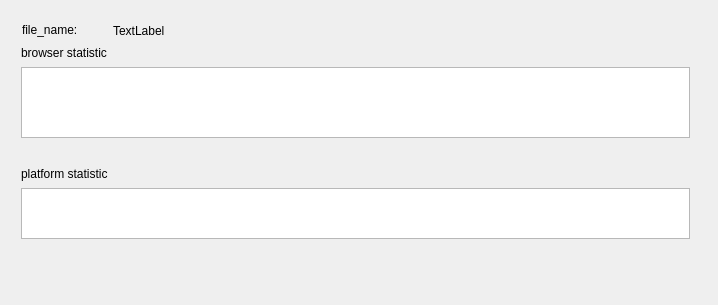
<?xml version="1.0" encoding="UTF-8"?>
<ui version="4.0">
 <class>MainWindow</class>
 <widget class="QMainWindow" name="MainWindow">
  <property name="geometry">
   <rect>
    <x>0</x>
    <y>0</y>
    <width>718</width>
    <height>305</height>
   </rect>
  </property>
  <property name="windowTitle">
   <string>MainWindow</string>
  </property>
  <widget class="QWidget" name="centralWidget">
   <widget class="QTableWidget" name="bro_stat_table_widget">
    <property name="geometry">
     <rect>
      <x>21</x>
      <y>67</y>
      <width>669</width>
      <height>71</height>
     </rect>
    </property>
   </widget>
   <widget class="QLabel" name="label_3">
    <property name="geometry">
     <rect>
      <x>21</x>
      <y>44</y>
      <width>111</width>
      <height>17</height>
     </rect>
    </property>
    <property name="text">
     <string>browser statistic</string>
    </property>
   </widget>
   <widget class="QLabel" name="label_4">
    <property name="geometry">
     <rect>
      <x>21</x>
      <y>165</y>
      <width>114</width>
      <height>17</height>
     </rect>
    </property>
    <property name="text">
     <string>platform statistic</string>
    </property>
   </widget>
   <widget class="QTableWidget" name="plat_stat_table_widget">
    <property name="geometry">
     <rect>
      <x>21</x>
      <y>188</y>
      <width>669</width>
      <height>51</height>
     </rect>
    </property>
   </widget>
   <widget class="QLabel" name="label">
    <property name="geometry">
     <rect>
      <x>22</x>
      <y>21</y>
      <width>81</width>
      <height>17</height>
     </rect>
    </property>
    <property name="text">
     <string>file_name:</string>
    </property>
    <property name="scaledContents">
     <bool>true</bool>
    </property>
   </widget>
   <widget class="QLabel" name="file_name_lb">
    <property name="geometry">
     <rect>
      <x>113</x>
      <y>21</y>
      <width>571</width>
      <height>20</height>
     </rect>
    </property>
    <property name="text">
     <string>TextLabel</string>
    </property>
    <property name="scaledContents">
     <bool>true</bool>
    </property>
   </widget>
  </widget>
 </widget>
 <resources/>
 <connections/>
</ui>
